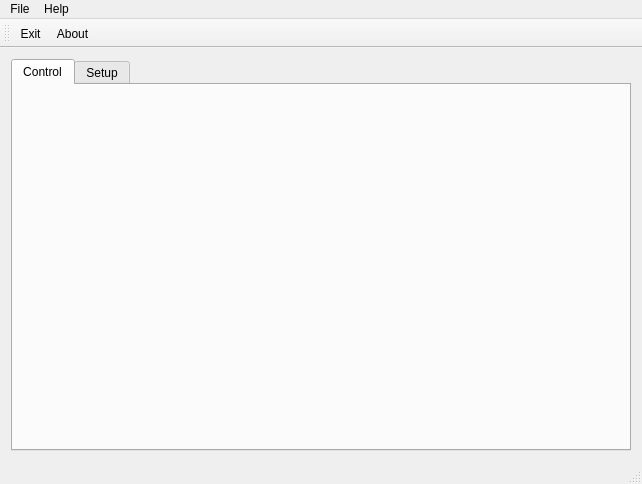
<?xml version="1.0" encoding="UTF-8"?>
<ui version="4.0">
 <class>MainView</class>
 <widget class="QMainWindow" name="MainView">
  <property name="geometry">
   <rect>
    <x>0</x>
    <y>0</y>
    <width>642</width>
    <height>484</height>
   </rect>
  </property>
  <property name="windowTitle">
   <string>Virtual Front Panel - Gating Controller</string>
  </property>
  <property name="windowIcon">
   <iconset resource="../vfprecources.qrc">
    <normaloff>:/root/images/View/images/Arch.png</normaloff>:/root/images/View/images/Arch.png</iconset>
  </property>
  <widget class="QWidget" name="centralWidget">
   <layout class="QHBoxLayout" name="horizontalLayout">
    <item>
     <widget class="QTabWidget" name="tabMainView">
      <property name="currentIndex">
       <number>0</number>
      </property>
      <widget class="QWidget" name="tabControl">
       <attribute name="title">
        <string>Control</string>
       </attribute>
       <layout class="QVBoxLayout" name="verticalLayout">
        <item>
         <layout class="QVBoxLayout" name="loControlTab"/>
        </item>
       </layout>
      </widget>
      <widget class="QWidget" name="tabSetup">
       <property name="enabled">
        <bool>true</bool>
       </property>
       <attribute name="title">
        <string>Setup</string>
       </attribute>
       <layout class="QVBoxLayout" name="verticalLayout_2">
        <item>
         <layout class="QVBoxLayout" name="loSetupTab">
          <item>
           <layout class="QVBoxLayout" name="loSetupTab_2"/>
          </item>
         </layout>
        </item>
       </layout>
      </widget>
     </widget>
    </item>
   </layout>
  </widget>
  <widget class="QMenuBar" name="menuBar">
   <property name="geometry">
    <rect>
     <x>0</x>
     <y>0</y>
     <width>642</width>
     <height>21</height>
    </rect>
   </property>
   <widget class="QMenu" name="menuFile">
    <property name="title">
     <string>File</string>
    </property>
    <addaction name="action_Exit"/>
   </widget>
   <widget class="QMenu" name="menuHelpt">
    <property name="title">
     <string>Help</string>
    </property>
    <addaction name="action_About"/>
   </widget>
   <addaction name="menuFile"/>
   <addaction name="menuHelpt"/>
  </widget>
  <widget class="QToolBar" name="mainToolBar">
   <attribute name="toolBarArea">
    <enum>TopToolBarArea</enum>
   </attribute>
   <attribute name="toolBarBreak">
    <bool>false</bool>
   </attribute>
   <addaction name="action_Exit"/>
   <addaction name="action_About"/>
  </widget>
  <widget class="QStatusBar" name="statusBar"/>
  <action name="action_Exit">
   <property name="text">
    <string>&amp;Exit</string>
   </property>
  </action>
  <action name="action_About">
   <property name="text">
    <string>&amp;About</string>
   </property>
  </action>
 </widget>
 <layoutdefault spacing="6" margin="11"/>
 <resources>
  <include location="../vfprecources.qrc"/>
 </resources>
 <connections/>
</ui>
